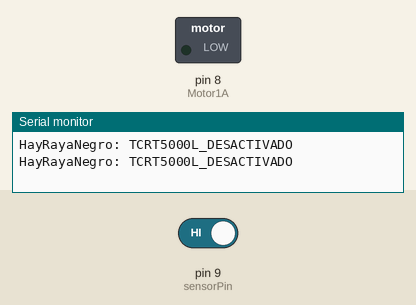
Bench run of a sketch on a simulated Arduino Uno, built with avr-gcc and run on an emulated ATmega328P. On the bench: switched loads named in the sketch (green lamp = pin HIGH), the last lines printed to the serial monitor. Inputs (shaded band) come from the test bench; at power-on: pin 9 (sensorPin) HIGH.

Above: at 6.8 s.
6.9 s: pin 9 (sensorPin) driven LOW
At 9.6 s:
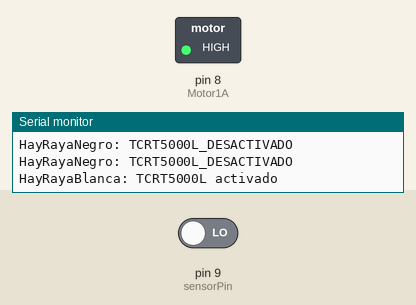
10.8 s: pin 9 (sensorPin) driven HIGH
At 13.9 s:
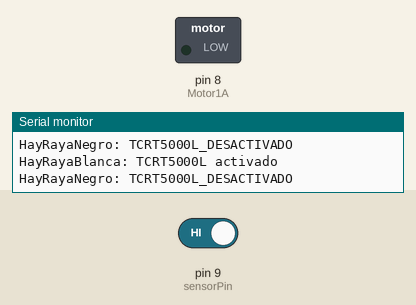
Timing chart, 0 to 15.4 s (numbered marks = the images above; inputs shaded):
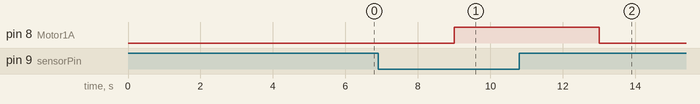

The sketch:

500ymoto.ino
```cpp
const int Motor1A = 8;
const int sensorPin = 9;

void setup() {
  Serial.begin(9600);   // inicializacion de monitor serial//iniciar puerto serie

  pinMode(sensorPin, INPUT);  //definir pin como entrada/iniciar sensor
  pinMode(Motor1A,OUTPUT);
       //digitalWrite(Motor1A, LOW);
}

void loop() {
  int value = 0;
  value = digitalRead(sensorPin );  //lectura digital de pin

  if (value == LOW) {
      Serial.print("HayRayaBlanca: ");  // escritura en monitor serial de los valores
      Serial.println("TCRT5000L activado");  //zona clara
      digitalWrite(Motor1A, HIGH); // Encendemos el motor
      delay(1000);
  }
  delay(1000);

   if (value == HIGH) {
      Serial.print("HayRayaNegro: ");  // escritura en monitor serial de los valores
      Serial.println("TCRT5000L_DESACTIVADO");  //zona oscura
      digitalWrite(Motor1A, LOW); // Apagamos el motor
      delay(1000);
  }
  delay(1000);
}
```

Measured:
- after the input at 6.9 s, pin 8 (Motor1A): LOW → HIGH after 2.1 s
- after the input at 10.8 s, pin 8 (Motor1A): HIGH → LOW after 2.2 s
